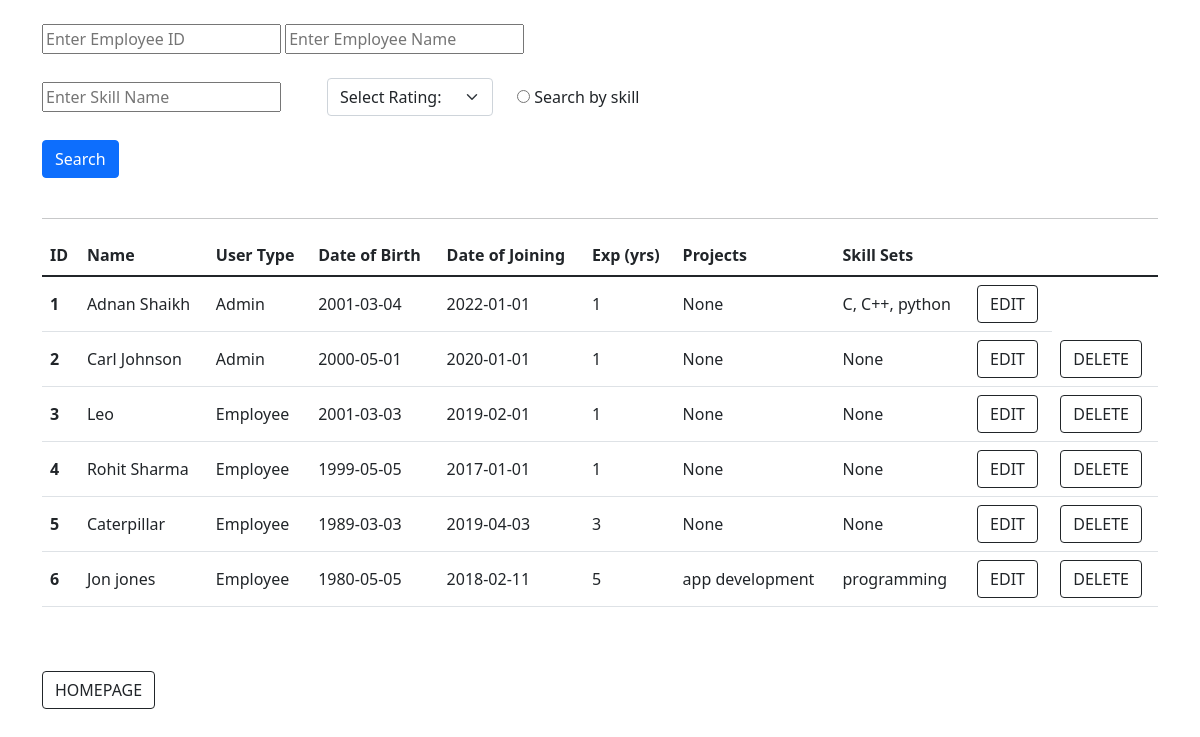
/list (signed in), run on an earlier commit of the app's database.
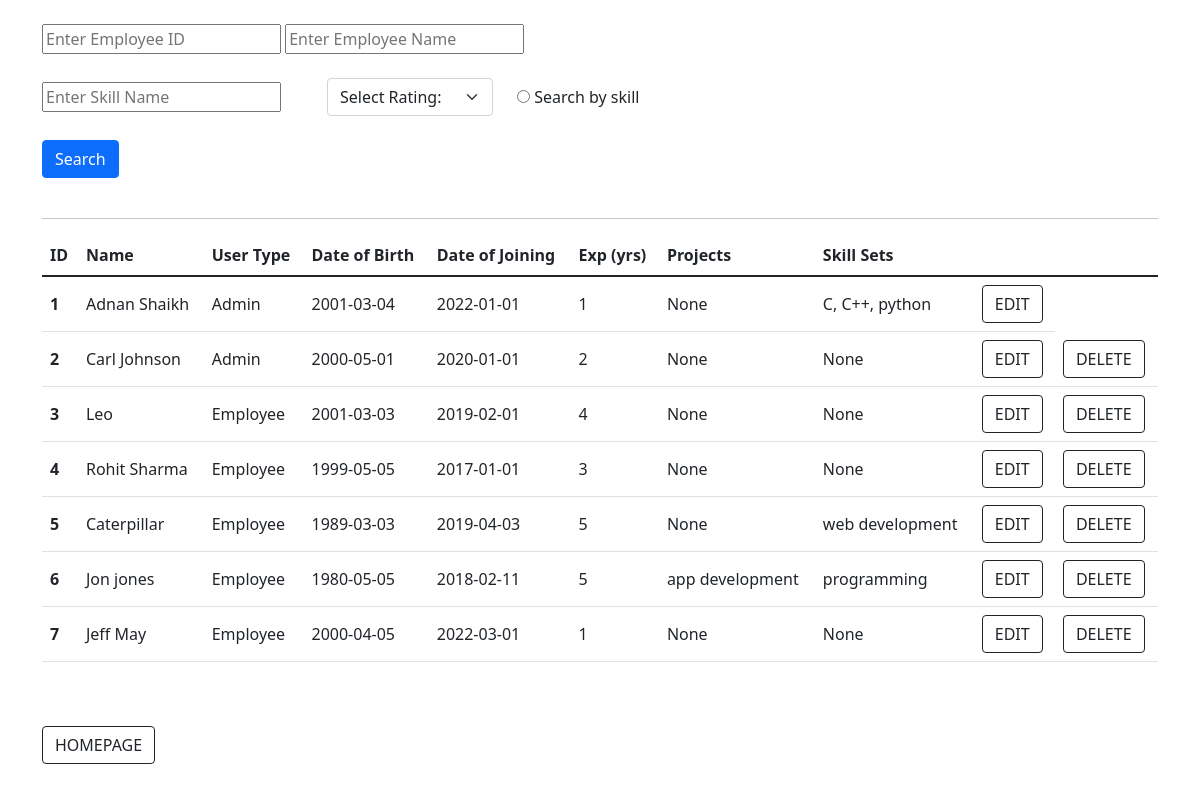
And on a later commit of the database.
### app.py (models this page shows, shortened)
class EmpData(db.Model):
    __tablename__ = "empdata"
    id = db.Column(db.Integer, primary_key=True)
    usertype = db.Column(db.String(8), nullable=False, default='Employee')
    name = db.Column(db.String(30), nullable=False)
    dob = db.Column(db.Date, nullable=False)
    doj = db.Column(db.Date, nullable=False)
    yoe = db.Column(db.Integer, nullable=False, default=1)
    skill_set = db.Column(db.Text, nullable=True, default='None')
    projects = db.Column(db.Text, nullable=True, default='None')
    empcred = db.relationship('EmpCred', backref='data', uselist=False)
    empskill = db.relationship('EmpSkill', backref='skills')
    empteam = db.relationship('EmpTeam', backref='team')

### app.py (the view)
@app.route('/list')
@login_required
def list_emp():
    all_emp = EmpData.query.all()
    return render_template('list.html', search_emp=all_emp)

### app.py (called while the page is built)
@login_manager.user_loader
def load_user(user_id):
    return EmpCred.query.get(int(user_id))

### templates/list.html (shortened to what this page needs)
{% extends 'base.html' %}
{% block body %}
<br>
<form action="/search">
    <input type="search" name="s_id" placeholder="Enter Employee ID">
    <input type="search" name="s_name" placeholder="Enter Employee Name">
    <br><br>
{% if current_user.data.usertype == 'Admin' %}
    <div class="form-group row align-items-center">
        <div class="col-3">
            <input type="search" name="s_skill" placeholder="Enter Skill Name">
        </div>
        <div class="col-2">
            <select class="form-select" id="s_rating" name="s_rating">
                <option selected>Select Rating:</option>
            </select>
        </div>
        <div class="col-2">
              <input type="radio" name="searchval" id="emp" value="1">
              <label for="emp">Search by skill</label>
        </div>
    </div>
    {%  endif %}
        <br>
    <button type="submit" class="btn btn-primary" >Search</button>
</form>
<br>
<hr>
<table class="table">
    <thead class="thead-light">
        <tr>
            <th>ID</th><th>Name</th>
            <th>User Type</th><th>Date of Birth</th><th>Date of Joining</th>
            <th>Exp (yrs)</th><th>Projects</th><th>Skill Sets</th>
        </tr>
    </thead>
    <tbody>
    {% for data in search_emp %}
    <tr class="align-middle">
        <th scope="row">{{data.id}}</th>
        <td>{{data.name}}</td>
        <td>{{data.usertype}}</td>
        <td>{{data.dob}}</td>
        <td>{{data.doj}}</td>
        <td>{{data.yoe}}</td>
        <td>{{data.projects}}</td>
        <td>{{data.skill_set}}</td>
        {% if current_user.data.usertype == 'Admin' %}
            <td><a class="btn btn-outline-dark col-auto" href="/edit/{{data.id}} ">EDIT</a></td>
            {% if current_user.user_id != data.id %}
                <td><a class="btn btn-outline-dark col-auto" href="/delete/{{data.id}} ">DELETE</a></td>
            {% endif %}
        {% endif %}
    </tr>
    {% endfor %}
    </tbody>
</table>
<br><br>
<a class="btn btn-outline-dark" href="/">HOMEPAGE</a>
{% endblock %}

What changed in the data, as far as the page shows it:
changed EmpData "Carl Johnson": yoe "1" → "2"
changed EmpData "Leo": yoe "1" → "4"
changed EmpData "Rohit Sharma": yoe "1" → "3"
changed EmpData "Caterpillar": yoe "3" → "5"; skill_set "None" → "web development"
added EmpData: id "7", name "Jeff May", usertype "Employee", dob "2000-04-05", doj "2022-03-01", yoe "1", projects "None", skill_set "None"
